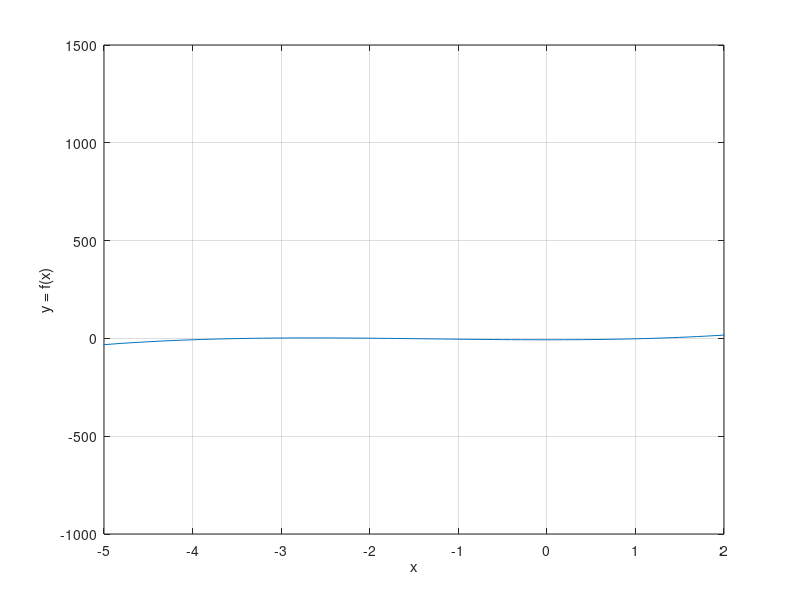

Write MATLAB code to recreate this figure. (Note: this script raises an error after producing the figure.)
%We define a function of order 3
f = @(x) x.^3 + 4*x.^2 -7;
%We define a vector over the one is going to be plotted
x = (-10:0.1:10)';
%Let's define a figure
figure(1)
plot(x, f(x));
xlabel('x');
ylabel('y = f(x)');
xlim([-5,2]);
grid("on");

[p,i] = bisection_OOP(f,-4,-3,1e-8, 100);